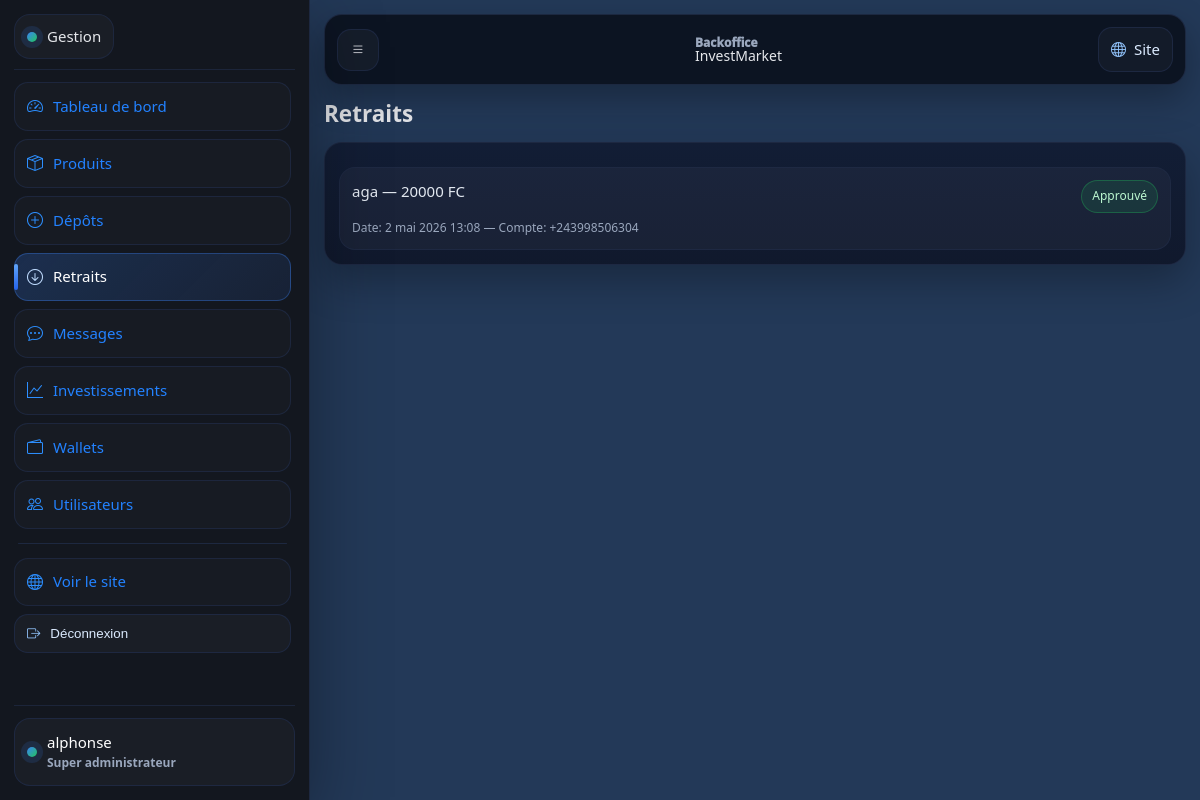
The app's page /gestion/retraits/ (signed in) with its own data.
### wallet/models.py (models this page shows, shortened)
class WithdrawalRequest(models.Model):
    METHOD_AIRTEL = "AIRTEL_MONEY"
    METHOD_ORANGE = "ORANGE_MONEY"
    METHOD_SIMULATION = "SIMULATION"  # compatibilité
    METHOD_CHOICES = [
        (METHOD_AIRTEL, "Airtel Money"),
        (METHOD_ORANGE, "Orange Money"),
        (METHOD_SIMULATION, "Simulation"),
    ]
    STATUS_PENDING = "PENDING"
    STATUS_APPROVED = "APPROVED"
    STATUS_REJECTED = "REJECTED"
    STATUS_CHOICES = [
        (STATUS_PENDING, "En attente"),
        (STATUS_APPROVED, "Approuvé"),
        (STATUS_REJECTED, "Rejeté"),
    ]
    user = models.ForeignKey(settings.AUTH_USER_MODEL, on_delete=models.CASCADE, related_name="withdrawal_requests")
    amount = models.DecimalField(max_digits=14, decimal_places=2)
    payout_method = models.CharField(max_length=20, choices=METHOD_CHOICES, default=METHOD_SIMULATION)
    payout_account = models.CharField(max_length=80, blank=True)
    reference = models.CharField(max_length=80, blank=True)
    status = models.CharField(max_length=10, choices=STATUS_CHOICES, default=STATUS_PENDING)
    created_at = models.DateTimeField(auto_now_add=True)
    reviewed_at = models.DateTimeField(null=True, blank=True)
    reviewed_by = models.ForeignKey(
        settings.AUTH_USER_MODEL,
        on_delete=models.SET_NULL,
        null=True,
        blank=True,
        related_name="reviewed_withdrawals",
    )
    admin_note = models.CharField(max_length=220, blank=True)
    class Meta:
        ordering = ["-created_at"]

### backoffice/views.py (the view)
# urls.py: path("retraits/", views.withdrawals_list, name="bo_withdrawals_list"),
@staff_required
def withdrawals_list(request):
    withdrawals = WithdrawalRequest.objects.all()
    return render(request, "backoffice/withdrawals_list.html", {"withdrawals": withdrawals})

### backoffice/views.py (called while the page is built)
def staff_required(view_func):
    return user_passes_test(
        lambda u: u.is_authenticated and u.is_staff,
        login_url="bo_login",
    )(view_func)

### templates/backoffice/withdrawals_list.html (shortened to what this page needs)
{% extends "backoffice/base.html" %}
{% block content %}
<h1 style="margin:0 0 10px">Retraits</h1>
<div class="card">
  {% if withdrawals %}
    <div class="list">
      {% for w in withdrawals %}
        <div class="list-item">
          <div class="li-top">
            <div class="li-title">{{ w.user.username }} — {{ w.amount|floatformat:0 }} FC</div>
            <div class="li-badge pill-{{ w.status|lower }}">{{ w.get_status_display }}</div>
          </div>
          <div class="muted" style="font-size:12px;margin-top:6px">
            Date: {{ w.created_at }} {% if w.payout_account %}— Compte: {{ w.payout_account }}{% endif %}
          </div>
        </div>
      {% endfor %}
    </div>
  {% else %}
    <p class="muted">Aucun retrait.</p>
  {% endif %}
</div>
{% endblock %}

### templates/backoffice/base.html (shortened to what this page needs)
{% load static %}
<!doctype html>
<html lang="fr">
<head>
  <link rel="stylesheet" href="{% static 'css/styles.css' %}">
  <link rel="stylesheet" href="{% static 'css/backoffice.css' %}">
  <link rel="stylesheet" href="https://cdn.jsdelivr.net/npm/bootstrap-icons@1.11.3/font/bootstrap-icons.min.css">
</head>
<body class="bo-body">
  <div class="bo" id="boApp">
    <aside class="bo-sidebar" aria-label="Menu gestion">
      <div class="bo-sidebar-head">
        <a class="bo-brand" href="{% url 'bo_dashboard' %}">
          <span class="brand-dot"></span> Gestion
        </a>
      </div>
      <nav class="bo-nav" aria-label="Navigation">
        <a href="{% url 'bo_dashboard' %}">
          <i class="bi bi-speedometer2"></i> Tableau de bord
        </a>
        <a href="{% url 'bo_products_list' %}">
          <i class="bi bi-box-seam"></i> Produits
        </a>
        <a href="{% url 'bo_deposits_list' %}">
          <i class="bi bi-plus-circle"></i> Dépôts
        </a>
        <a href="{% url 'bo_withdrawals_list' %}">
          <i class="bi bi-arrow-down-circle"></i> Retraits
        </a>
        <a href="{% url 'bo_messages_list' %}">
          <i class="bi bi-chat-dots"></i> Messages
        </a>
        <a href="{% url 'bo_investments_list' %}">
          <i class="bi bi-graph-up"></i> Investissements
        </a>
        <a href="{% url 'bo_wallets_list' %}">
          <i class="bi bi-wallet2"></i> Wallets
        </a>
        <a href="{% url 'bo_users_list' %}">
          <i class="bi bi-people"></i> Utilisateurs
        </a>
        <div class="bo-sep"></div>
        <a href="{% url 'home' %}">
          <i class="bi bi-globe"></i> Voir le site
        </a>
        <form method="post" action="{% url 'bo_logout' %}">
          <button class="bo-logout" type="submit">
            <i class="bi bi-box-arrow-right"></i> Déconnexion
          </button>
        </form>
      </nav>
      <div class="bo-sidebar-foot">
        <div class="bo-user">
          <div class="bo-user-dot"></div>
          <div>
            <div class="bo-user-name">{{ request.user.username }}</div>
            <div class="bo-user-role">
              {% if request.user.is_superuser %}
                Super administrateur
              {% else %}
                Administrateur
              {% endif %}
            </div>
          </div>
        </div>
      </div>
    </aside>
    <main class="bo-main">
      <header class="bo-topbar">
        <button class="bo-iconbtn" type="button" data-bo-open aria-label="Ouvrir le menu">
          <i class="bi bi-list"></i>
        </button>
        <div class="bo-topbar-title">
          <div class="bo-topbar-small">Backoffice</div>
          <div class="bo-topbar-big">InvestMarket</div>
        </div>
        <div class="bo-topbar-actions">
          <a class="bo-mini-link" href="{% url 'home' %}">
            <i class="bi bi-globe"></i> <span>Site</span>
          </a>
        </div>
      </header>
      <section class="bo-content">
        {% block content %}{% endblock %}
      </section>
    </main>
  </div>
</body>
</html>

### static/css/styles.css (style rules this page uses)
:root { --bg: #070b14; --bg2:#0b1220; --card:#0f172a; --card2:#111c33; --text:#e5e7eb; --muted:#9aa7bd; --primary:#3b82f6; --primary2:#2563eb; --soft:#0b1f3a; --border:#1f2a44; --border2:#223152; --success:#22c55e; --warning:#f59e0b; --danger:#ef4444; --radius:18px; --radius-sm:14px; --shadow: 0 20px 60px rgba(0,0,0,.45); --shadow-soft: 0 14px 34px rgba(0,0,0,.32); --ring: 0 0 0 4px rgba(59,130,246,.20); }
* { box-sizing:border-box }
html,body { height:100% }
body { margin:0; font-family: system-ui, -apple-system, Segoe UI, Roboto, Arial; color:var(--text); font-size:15px; line-height:1.55; background: radial-gradient(1200px 600px at 14% -10%, rgba(59,130,246,.30) 0%, transparent 60%), radial-gradient(1100px 700px at 92% 0%, rgba(34,197,94,.16) 0%, transparent 58%), radial-gradient(900px 600px at 40% 120%, rgba(37,99,235,.14) 0%, transparent 60%), linear-gradient(180deg, var(--bg) 0%, var(--bg2) 40%, var(--bg) 100%); }
.muted { color:var(--muted) }
.brand-dot { width:10px;height:10px;border-radius:50%; background: linear-gradient(135deg, var(--primary), var(--success)); box-shadow: 0 0 0 6px rgba(59,130,246,.14); }
.card { background: linear-gradient(180deg, rgba(17,28,51,.94), rgba(15,23,42,.94)); border:1px solid rgba(31,42,68,.9); border-radius: var(--radius); padding:14px; box-shadow: var(--shadow-soft); }
.list { display:grid;gap:10px;margin-top:10px }
.list-item { background: rgba(255,255,255,.04); border:1px solid rgba(31,42,68,.92); border-radius:16px; padding:12px; }
.li-top { display:flex;align-items:flex-start;justify-content:space-between;gap:10px }
.li-title { font-weight:1200;color:#e2e8f0 }
.li-badge { font-weight:1100; font-size:12px; padding:6px 10px; border-radius:999px; border:1px solid rgba(31,42,68,.9); background: rgba(7,11,20,.45); color:#cbd5e1; }
.pill-approved { background: rgba(34,197,94,.12); border-color: rgba(34,197,94,.30); color:#bbf7d0 }

### records on screen
WithdrawalRequest: user.username "aga", amount "20000", status "Approuvé", created_at "2 mai 2026 13:08", payout_account "+243998506304"

### other values on screen
{{ request.user.username }} "alphonse"
